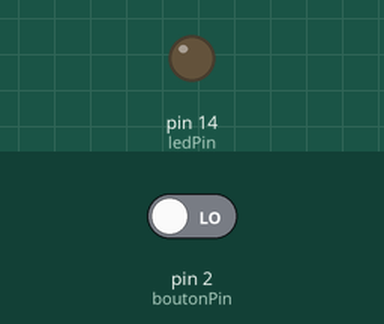
Bench run of a sketch on a simulated Arduino Uno, built with avr-gcc and run on an emulated ATmega328P. Shown: output pins drawn as LEDs (lit = HIGH). The inputs (shaded band) are chosen by the test bench; at power-on: pin 2 (boutonPin) LOW.

Above: at 1.2 s.
1.3 s: pin 2 (boutonPin) driven HIGH
At 2.1 s:
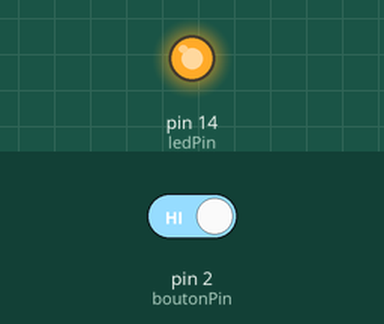
Timing chart, 0 to 4.3 s (numbered marks = the images above; inputs shaded):
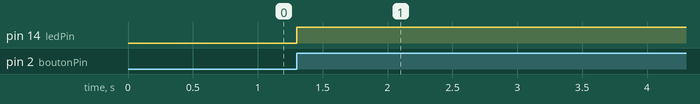

The sketch:

Button_LED.ino
```cpp
const int boutonPin = 2;   // Broche où le bouton est connecté
const int ledPin = 14;     // Broche où la LED est connectée

int etatBouton = 0;        // Variable pour stocker l'état du bouton
int etatPrecedent = 0;     // Variable pour stocker l'état précédent du bouton
int etatLED = LOW;         // État initial de la LED (éteinte)

void setup() {
  pinMode(boutonPin, INPUT);
  pinMode(ledPin, OUTPUT);
}

void loop() {
  etatBouton = digitalRead(boutonPin);

  // Vérifie si le bouton a été enfoncé
  if (etatBouton == HIGH && etatPrecedent == LOW) {
    // Inverse l'état de la LED
    etatLED = !etatLED;
    digitalWrite(ledPin, etatLED);
  }

  etatPrecedent = etatBouton;
}
```

Measured:
- after the input at 1.3 s, pin 14 (ledPin): LOW → HIGH at once
